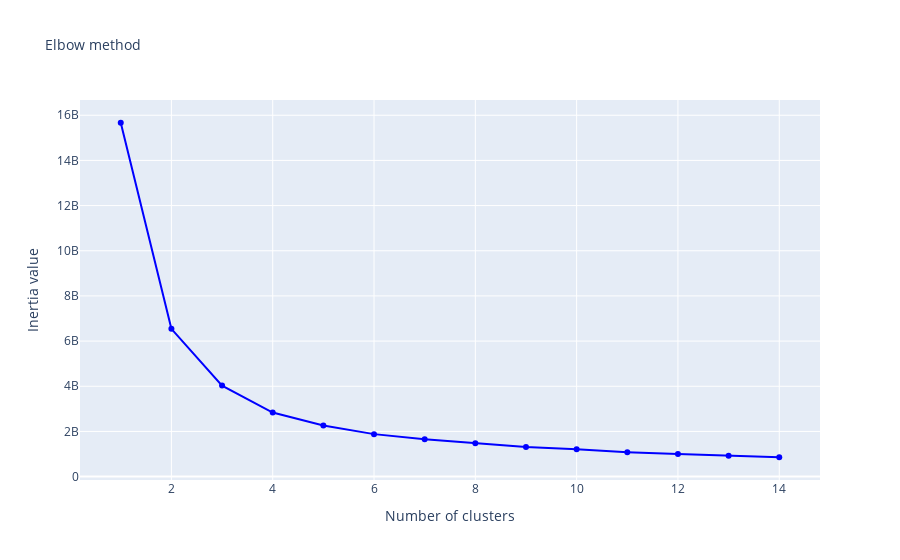

Notebook code for this chart:
### Code cell
fig = go.Figure()
fig.add_trace(go.Scatter(x=list(K), y=sum_distances, mode='lines+markers', marker=dict(color='blue'), name='Inertia value'))
fig.update_layout(
    title="Elbow method",
    xaxis_title="Number of clusters",
    yaxis_title="Inertia value",
    title_font=dict(size=14)
)
fig.show()

### Figure 1 — Plotly figure (JSON) as saved in the notebook; plotly's stock layout.template omitted (floating-point values rounded to 4 significant figures)
{"data": [{"marker": {"color": "blue"}, "mode": "lines+markers", "name": "Inertia value", "type": "scatter", "x": [1, 2, 3, 4, 5, 6, 7, 8, 9, 10, 11, 12, 13, 14], "y": [15670000000.0, 6543000000.0, 4029000000.0, 2837000000.0, 2263000000.0, 1881000000.0, 1651000000.0, 1482000000.0, 1312000000.0, 1207000000.0, 1083000000.0, 998000000.0, 924100000.0, 857500000.0]}], "layout": {"title": {"font": {"size": 14}, "text": "Elbow method"}, "xaxis": {"title": {"text": "Number of clusters"}}, "yaxis": {"title": {"text": "Inertia value"}}}}
